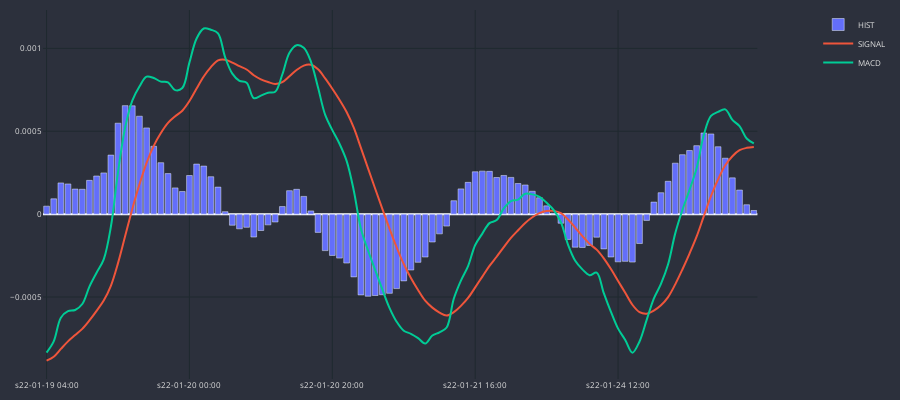

The notebook cell saved with this chart:
### Code cell
cp = CandlePlot(dfp, candles=False)
cp.fig.add_trace(go.Bar(
    x=cp.df_plot.sTime,
    y=cp.df_plot.HIST,
    name="HIST"
))
cp.show_plot(line_traces=['SIGNAL', 'MACD'], sec_traces=[])
